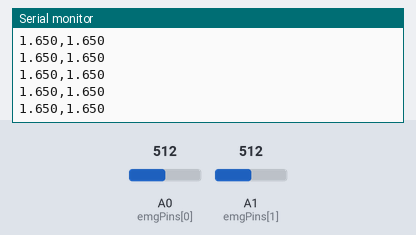
A sketch run on a simulated Arduino Zero (SAMD21). Parts: the last lines printed to the serial monitor. Inputs (shaded band) come from the test bench; at power-on: A0 (emgPins[0]) = 512, A1 (emgPins[1]) = 512 (analog values on the 0–1023 scale).

Above: at 1.5 s.
1.6 s: A0 (emgPins[0]) set to 716
At 2.5 s:
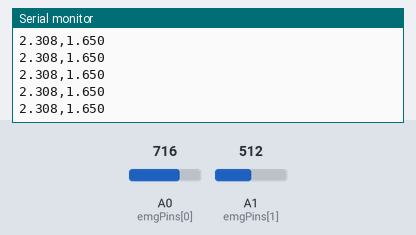
3.1 s: A1 (emgPins[1]) set to 716
At 3.6 s:
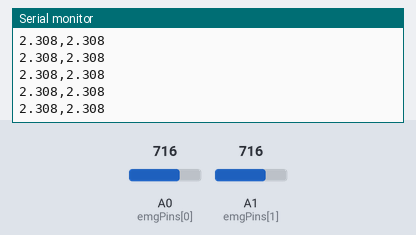
4.6 s: A0 (emgPins[0]) set to 900
At 5.2 s:
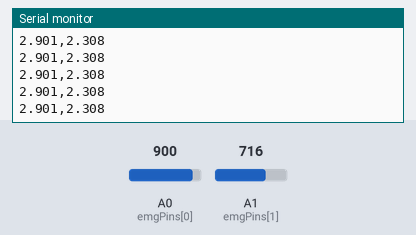
6.1 s: A1 (emgPins[1]) set to 900
At 6.8 s:
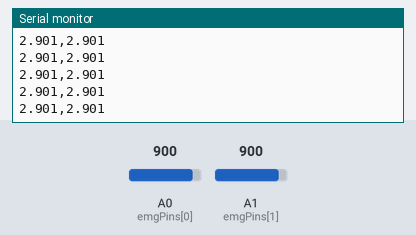
Timing chart, 0 to 8.6 s (numbered marks = the images above; inputs shaded):
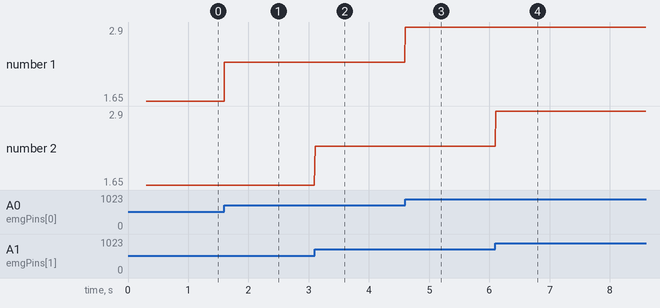

The sketch:

sketch_aug8a.ino
```cpp
const int emgPins[] = {A0, A1};
const int N = 2;

const float ADC_REF_V = 3.3f;
const int ADC_RES = 4095;

void setup() {
  Serial.begin(115200);
  analogReadResolution(12);
  delay(300);
  Serial.println("ch0,ch1");
}

void loop() {
  const int AVG = 4;
  float v[N];

  for (int i = 0; i < N; i++) {
    long sum = 0;
    for (int k = 0; k < AVG; k++) sum += analogRead(emgPins[i]);
    int raw = sum / AVG;
    v[i] = (raw * ADC_REF_V) / ADC_RES;
  }

  Serial.print(v[0], 3);
  Serial.print(",");
  Serial.print(v[1], 3);
  Serial.println();

  delay(5);

}
```

Measured:
- after the input at 1.6 s, the serial monitor: prints a new line at once (image 1)
- after the input at 3.1 s, the serial monitor: prints a new line at once (image 2)
- after the input at 4.6 s, the serial monitor: prints a new line at once (image 3)
- after the input at 6.1 s, the serial monitor: prints a new line at once (image 4)
- plotted number 1: 1.65 → 2.31 after the input at 1.6 s, 2.31 → 2.9 after the input at 4.6 s
